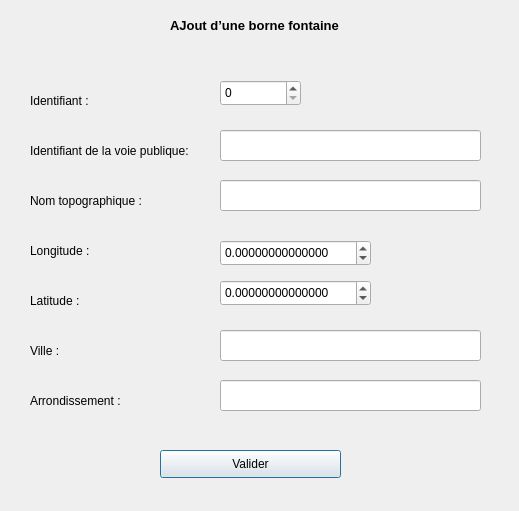
<?xml version="1.0" encoding="UTF-8"?>
<ui version="4.0">
 <class>AjoutBorneFontaineUI</class>
 <widget class="QDialog" name="AjoutBorneFontaineUI">
  <property name="geometry">
   <rect>
    <x>0</x>
    <y>0</y>
    <width>519</width>
    <height>511</height>
   </rect>
  </property>
  <property name="windowTitle">
   <string>AjoutBorneFontaineUI</string>
  </property>
  <widget class="QLabel" name="label_salaire">
   <property name="geometry">
    <rect>
     <x>30</x>
     <y>230</y>
     <width>91</width>
     <height>41</height>
    </rect>
   </property>
   <property name="text">
    <string>Longitude :</string>
   </property>
  </widget>
  <widget class="QLabel" name="label_nom">
   <property name="geometry">
    <rect>
     <x>30</x>
     <y>80</y>
     <width>91</width>
     <height>41</height>
    </rect>
   </property>
   <property name="text">
    <string>Identifiant :</string>
   </property>
  </widget>
  <widget class="QLineEdit" name="lineEdit_nomTopographique_stat">
   <property name="geometry">
    <rect>
     <x>220</x>
     <y>180</y>
     <width>261</width>
     <height>31</height>
    </rect>
   </property>
  </widget>
  <widget class="QLineEdit" name="lineEdit_ville_stat">
   <property name="geometry">
    <rect>
     <x>220</x>
     <y>330</y>
     <width>261</width>
     <height>31</height>
    </rect>
   </property>
  </widget>
  <widget class="QLabel" name="label_codeDepartement">
   <property name="geometry">
    <rect>
     <x>30</x>
     <y>380</y>
     <width>151</width>
     <height>41</height>
    </rect>
   </property>
   <property name="text">
    <string>Arrondissement :</string>
   </property>
  </widget>
  <widget class="QLabel" name="label_commission">
   <property name="geometry">
    <rect>
     <x>30</x>
     <y>280</y>
     <width>91</width>
     <height>41</height>
    </rect>
   </property>
   <property name="text">
    <string>Latitude :</string>
   </property>
  </widget>
  <widget class="QLabel" name="label_dateNaissance">
   <property name="geometry">
    <rect>
     <x>30</x>
     <y>180</y>
     <width>131</width>
     <height>41</height>
    </rect>
   </property>
   <property name="text">
    <string>Nom topographique :</string>
   </property>
  </widget>
  <widget class="QLabel" name="label_titre">
   <property name="geometry">
    <rect>
     <x>170</x>
     <y>10</y>
     <width>241</width>
     <height>31</height>
    </rect>
   </property>
   <property name="font">
    <font>
     <pointsize>10</pointsize>
     <weight>75</weight>
     <bold>true</bold>
    </font>
   </property>
   <property name="text">
    <string>AJout d’une borne fontaine</string>
   </property>
  </widget>
  <widget class="QLabel" name="label_prenom">
   <property name="geometry">
    <rect>
     <x>30</x>
     <y>130</y>
     <width>191</width>
     <height>41</height>
    </rect>
   </property>
   <property name="text">
    <string>Identifiant de la voie publique:</string>
   </property>
  </widget>
  <widget class="QLineEdit" name="lineEdit_idVoiePublique_stat">
   <property name="geometry">
    <rect>
     <x>220</x>
     <y>130</y>
     <width>261</width>
     <height>31</height>
    </rect>
   </property>
  </widget>
  <widget class="QLabel" name="label_quantite">
   <property name="geometry">
    <rect>
     <x>30</x>
     <y>330</y>
     <width>91</width>
     <height>41</height>
    </rect>
   </property>
   <property name="text">
    <string>Ville :</string>
   </property>
  </widget>
  <widget class="QSpinBox" name="identifiant_statBox">
   <property name="geometry">
    <rect>
     <x>220</x>
     <y>80</y>
     <width>81</width>
     <height>26</height>
    </rect>
   </property>
   <property name="maximum">
    <number>100000</number>
   </property>
  </widget>
  <widget class="QDoubleSpinBox" name="doubleSpinBox_latitude_stat">
   <property name="geometry">
    <rect>
     <x>220</x>
     <y>280</y>
     <width>151</width>
     <height>26</height>
    </rect>
   </property>
   <property name="decimals">
    <number>14</number>
   </property>
   <property name="minimum">
    <double>-180.000000000000000</double>
   </property>
   <property name="maximum">
    <double>180.000000000000000</double>
   </property>
  </widget>
  <widget class="QDoubleSpinBox" name="doubleSpinBox_longitude_stat">
   <property name="geometry">
    <rect>
     <x>220</x>
     <y>240</y>
     <width>151</width>
     <height>26</height>
    </rect>
   </property>
   <property name="decimals">
    <number>14</number>
   </property>
   <property name="minimum">
    <double>-180.000000000000000</double>
   </property>
   <property name="maximum">
    <double>180.000000000000000</double>
   </property>
  </widget>
  <widget class="QLineEdit" name="lineEdit_arrondissement_stat">
   <property name="geometry">
    <rect>
     <x>220</x>
     <y>380</y>
     <width>261</width>
     <height>31</height>
    </rect>
   </property>
  </widget>
  <widget class="QPushButton" name="pushButton">
   <property name="geometry">
    <rect>
     <x>160</x>
     <y>450</y>
     <width>181</width>
     <height>28</height>
    </rect>
   </property>
   <property name="text">
    <string>Valider</string>
   </property>
  </widget>
 </widget>
 <resources/>
 <connections>
  <connection>
   <sender>pushButton</sender>
   <signal>clicked()</signal>
   <receiver>AjoutBorneFontaineUI</receiver>
   <slot>validerBorneFontaine()</slot>
   <hints>
    <hint type="sourcelabel">
     <x>260</x>
     <y>463</y>
    </hint>
    <hint type="destinationlabel">
     <x>259</x>
     <y>255</y>
    </hint>
   </hints>
  </connection>
 </connections>
 <slots>
  <slot>validerBorneFontaine()</slot>
 </slots>
</ui>
